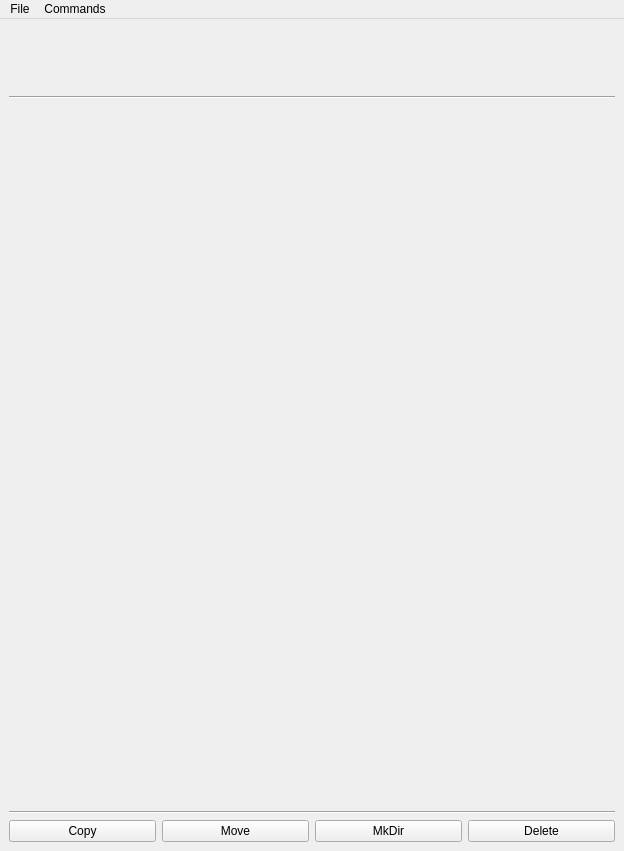
<?xml version="1.0" encoding="UTF-8"?>
<ui version="4.0">
 <class>MainWindow</class>
 <widget class="QMainWindow" name="MainWindow">
  <property name="geometry">
   <rect>
    <x>0</x>
    <y>0</y>
    <width>620</width>
    <height>851</height>
   </rect>
  </property>
  <property name="windowTitle">
   <string>MainWindow</string>
  </property>
  <widget class="QWidget" name="centralwidget">
   <layout class="QVBoxLayout" name="verticalLayout">
    <item>
     <widget class="QLabel" name="currentPath">
      <property name="text">
       <string/>
      </property>
     </widget>
    </item>
    <item>
     <widget class="Line" name="line">
      <property name="orientation">
       <enum>Qt::Horizontal</enum>
      </property>
     </widget>
    </item>
    <item>
     <layout class="QHBoxLayout" name="navPanelLayout">
      <item>
       <widget class="NavigationPanel" name="leftNavPanel" native="true">
        <property name="minimumSize">
         <size>
          <width>300</width>
          <height>700</height>
         </size>
        </property>
       </widget>
      </item>
      <item>
       <widget class="NavigationPanel" name="rightNavPanel" native="true">
        <property name="minimumSize">
         <size>
          <width>300</width>
          <height>700</height>
         </size>
        </property>
       </widget>
      </item>
     </layout>
    </item>
    <item>
     <widget class="Line" name="line_2">
      <property name="orientation">
       <enum>Qt::Horizontal</enum>
      </property>
     </widget>
    </item>
    <item>
     <layout class="QHBoxLayout" name="buttonsLayout">
      <item>
       <widget class="QPushButton" name="copyButton">
        <property name="focusPolicy">
         <enum>Qt::NoFocus</enum>
        </property>
        <property name="text">
         <string>Copy</string>
        </property>
       </widget>
      </item>
      <item>
       <widget class="QPushButton" name="moveButton">
        <property name="focusPolicy">
         <enum>Qt::NoFocus</enum>
        </property>
        <property name="text">
         <string>Move</string>
        </property>
       </widget>
      </item>
      <item>
       <widget class="QPushButton" name="mkDirButton">
        <property name="focusPolicy">
         <enum>Qt::NoFocus</enum>
        </property>
        <property name="text">
         <string>MkDir</string>
        </property>
       </widget>
      </item>
      <item>
       <widget class="QPushButton" name="deleteButton">
        <property name="focusPolicy">
         <enum>Qt::NoFocus</enum>
        </property>
        <property name="text">
         <string>Delete</string>
        </property>
       </widget>
      </item>
     </layout>
    </item>
   </layout>
  </widget>
  <widget class="QMenuBar" name="menubar">
   <property name="geometry">
    <rect>
     <x>0</x>
     <y>0</y>
     <width>620</width>
     <height>30</height>
    </rect>
   </property>
   <widget class="QMenu" name="menuFile">
    <property name="title">
     <string>File</string>
    </property>
    <addaction name="actionMounts"/>
    <addaction name="separator"/>
    <addaction name="actionQuit"/>
   </widget>
   <widget class="QMenu" name="menuCommands">
    <property name="title">
     <string>Commands</string>
    </property>
    <addaction name="actionCopy"/>
    <addaction name="actionMove"/>
    <addaction name="actionMkDir"/>
    <addaction name="actionDelete"/>
   </widget>
   <addaction name="menuFile"/>
   <addaction name="menuCommands"/>
  </widget>
  <action name="actionCopy">
   <property name="text">
    <string>Copy</string>
   </property>
   <property name="shortcut">
    <string>F5</string>
   </property>
  </action>
  <action name="actionMove">
   <property name="text">
    <string>Move</string>
   </property>
   <property name="shortcut">
    <string>F6</string>
   </property>
  </action>
  <action name="actionMkDir">
   <property name="text">
    <string>MkDir</string>
   </property>
   <property name="shortcut">
    <string>F7</string>
   </property>
  </action>
  <action name="actionDelete">
   <property name="text">
    <string>Delete</string>
   </property>
   <property name="shortcut">
    <string>F8</string>
   </property>
  </action>
  <action name="actionQuit">
   <property name="text">
    <string>Quit</string>
   </property>
   <property name="shortcut">
    <string>F10</string>
   </property>
  </action>
  <action name="actionMounts">
   <property name="text">
    <string>Mounts</string>
   </property>
  </action>
 </widget>
 <customwidgets>
  <customwidget>
   <class>NavigationPanel</class>
   <extends>QWidget</extends>
   <header>navigation/navigation_panel.hh</header>
   <container>1</container>
  </customwidget>
 </customwidgets>
 <resources/>
 <connections>
  <connection>
   <sender>copyButton</sender>
   <signal>clicked()</signal>
   <receiver>actionCopy</receiver>
   <slot>trigger()</slot>
   <hints>
    <hint type="sourcelabel">
     <x>80</x>
     <y>803</y>
    </hint>
    <hint type="destinationlabel">
     <x>-1</x>
     <y>-1</y>
    </hint>
   </hints>
  </connection>
  <connection>
   <sender>moveButton</sender>
   <signal>clicked()</signal>
   <receiver>actionMove</receiver>
   <slot>trigger()</slot>
   <hints>
    <hint type="sourcelabel">
     <x>233</x>
     <y>803</y>
    </hint>
    <hint type="destinationlabel">
     <x>-1</x>
     <y>-1</y>
    </hint>
   </hints>
  </connection>
  <connection>
   <sender>mkDirButton</sender>
   <signal>clicked()</signal>
   <receiver>actionMkDir</receiver>
   <slot>trigger()</slot>
   <hints>
    <hint type="sourcelabel">
     <x>386</x>
     <y>803</y>
    </hint>
    <hint type="destinationlabel">
     <x>-1</x>
     <y>-1</y>
    </hint>
   </hints>
  </connection>
  <connection>
   <sender>deleteButton</sender>
   <signal>clicked()</signal>
   <receiver>actionDelete</receiver>
   <slot>trigger()</slot>
   <hints>
    <hint type="sourcelabel">
     <x>539</x>
     <y>803</y>
    </hint>
    <hint type="destinationlabel">
     <x>-1</x>
     <y>-1</y>
    </hint>
   </hints>
  </connection>
 </connections>
</ui>
